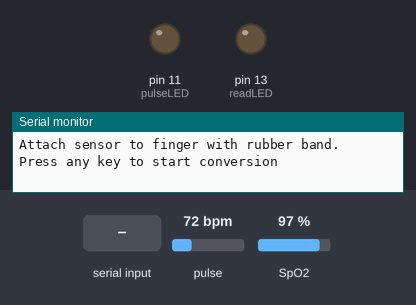
Simulated run of this sketch. Board: Arduino Uno, built with avr-gcc and run on an emulated ATmega328P. Shown: output pins drawn as LEDs (lit = HIGH), the last lines printed to the serial monitor. Dashed ring = blinking. Inputs (shaded band) come from the test bench; at power-on: pulse 72 bpm, SpO2 97 %.

Above: at 5.8 s.
5.9 s: "1" received over Serial
7.4 s: pulse set to 98 bpm
At 10.15 s:
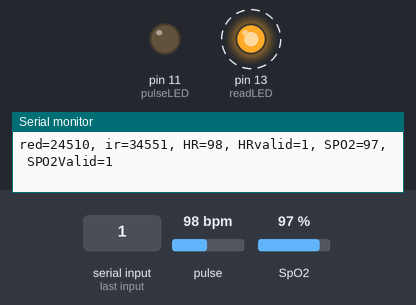
10.4 s: pulse set to 102 bpm
Timing chart, 0 to 19.4 s (numbered marks = the images above; inputs shaded):
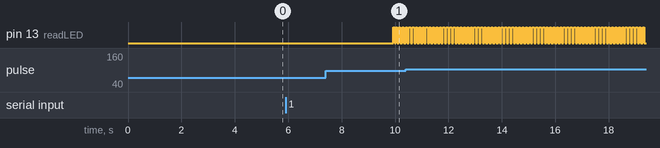

Measured:
- by itself, pin 13 (readLED): alternates HIGH for 0.06 s and LOW for 0.06 s

The sketch:

SpO2.ino
```cpp
/*
  MAX30102 or MAX30105 modules

  - VDD supply is 3.3V - 5.5V.

  - The chip runs at 1.8V, for the I2C interface some modules have level
    shifters built-in, others have pull-ups to 1.8V or 3.3V.
    For the modules with 1.8V pull-ups some people suggest to disconnect
    the module pull-ups and do external pull-ups to 3.3V or 5V, that
    should be ok because the maximum rating according to the datasheet for
    "All Other Pins to GND" is -0.3V to +6.0V. Adding additional 4.7kΩ
    pull-ups to 5V without disconnecting the existing 4.7kΩ pull-ups also
    works (the bus high voltage is then 3.4V).

  - MAX30102 has IR and red LEDs, MAX30105 has IR, red and green LEDs.
*/
#include "MAX30105.h"     // SparkFun MAX3010x Pulse and Proximity Sensor Library
#include "spo2_algorithm.h"

MAX30105 particleSensor;

#if defined(__AVR_ATmega328P__) || defined(__AVR_ATmega168__)
// Arduino Uno doesn't have enough SRAM to store 100 samples of IR led data and red led data in 32-bit format
// To solve this problem, 16-bit MSB of the sampled data will be truncated. Samples become 16-bit data.
uint16_t irBuffer[100];   // ir LED sensor data
uint16_t redBuffer[100];  // red LED sensor data
#else
uint32_t irBuffer[100];   // ir LED sensor data
uint32_t redBuffer[100];  // red LED sensor data
#endif

int32_t bufferLength;     // data length
int32_t spo2;             // SPO2 value
int8_t validSPO2;         // indicator to show if the SPO2 calculation is valid
int32_t heartRate;        // heart rate value
int8_t validHeartRate;    // indicator to show if the heart rate calculation is valid

byte pulseLED = 11;       // must be on PWM pin
byte readLED = 13;        // blinks with each data read

void setup()
{
  // Set pin mode
  pinMode(pulseLED, OUTPUT);
  pinMode(readLED, OUTPUT);

  // Init Serial (leave Serial Monitor open to see all messages)
  Serial.begin(9600); delay(5000); // wait 5s that Serial is ready

  // Initialize sensor
  if (!particleSensor.begin(Wire, I2C_SPEED_FAST)) // use default I2C port, 400kHz speed
  {
    Serial.println(F("MAX3010X was not found. Please check wiring/power."));
    while (true);
  }
  Serial.println(F("Attach sensor to finger with rubber band. Press any key to start conversion"));
  while (Serial.available() == 0) ; // wait until user presses a key
  Serial.read();

  // Setup
  const byte ledBrightness = 60;  // options: 0=Off to 255=50mA
  const byte sampleAverage = 4;   // options: 1, 2, 4, 8, 16, 32
  const byte ledMode = 2;         // options: 1 = Red only, 2 = Red + IR, 3 = Red + IR + Green
  const byte sampleRate = 100;    // options: 50, 100, 200, 400, 800, 1000, 1600, 3200
  const int pulseWidth = 411;     // options: 69, 118, 215, 411
  const int adcRange = 4096;      // options: 2048, 4096, 8192, 16384
  particleSensor.setup(ledBrightness, sampleAverage, ledMode, sampleRate, pulseWidth, adcRange);
}

void loop()
{
  bufferLength = 100; // buffer length of 100 stores 4 seconds of samples running at 25sps

  // Read the first 100 samples, and determine the signal range
  for (byte i = 0 ; i < bufferLength ; i++)
  {
    while (particleSensor.available() == false) // do we have new data?
      particleSensor.check(); // check the sensor for new data

    redBuffer[i] = particleSensor.getRed();
    irBuffer[i] = particleSensor.getIR();
    particleSensor.nextSample(); // we're finished with this sample so move to next sample

    Serial.print(F("red="));
    Serial.print(redBuffer[i], DEC);
    Serial.print(F(", ir="));
    Serial.println(irBuffer[i], DEC);
  }

  // Calculate heart rate and SpO2 after first 100 samples (first 4 seconds of samples)
  maxim_heart_rate_and_oxygen_saturation(irBuffer, bufferLength, redBuffer, &spo2, &validSPO2, &heartRate, &validHeartRate);

  // Continuously taking samples from MAX3010X, heart rate and SpO2 are calculated every 1 second
  while (true)
  {
    // Dumping the first 25 sets of samples in the memory and shift the last 75 sets of samples to the top
    for (byte i = 25; i < 100; i++)
    {
      redBuffer[i - 25] = redBuffer[i];
      irBuffer[i - 25] = irBuffer[i];
    }

    // Take 25 sets of samples before calculating the heart rate.
    for (byte i = 75; i < 100; i++)
    {
      while (particleSensor.available() == false) // do we have new data?
        particleSensor.check(); // check the sensor for new data

      digitalWrite(readLED, !digitalRead(readLED)); // blink onboard LED with every data read

      redBuffer[i] = particleSensor.getRed();
      irBuffer[i] = particleSensor.getIR();
      particleSensor.nextSample(); // we're finished with this sample so move to next sample

      // Send samples and calculation result to terminal program through UART
      Serial.print(F("red="));
      Serial.print(redBuffer[i], DEC);
      Serial.print(F(", ir="));
      Serial.print(irBuffer[i], DEC);

      Serial.print(F(", HR="));
      Serial.print(heartRate, DEC);

      Serial.print(F(", HRvalid="));
      Serial.print(validHeartRate, DEC);

      Serial.print(F(", SPO2="));
      Serial.print(spo2, DEC);

      Serial.print(F(", SPO2Valid="));
      Serial.println(validSPO2, DEC);
    }

    // After gathering 25 new samples recalculate HR and SP02
    maxim_heart_rate_and_oxygen_saturation(irBuffer, bufferLength, redBuffer, &spo2, &validSPO2, &heartRate, &validHeartRate);
  }
}
```
